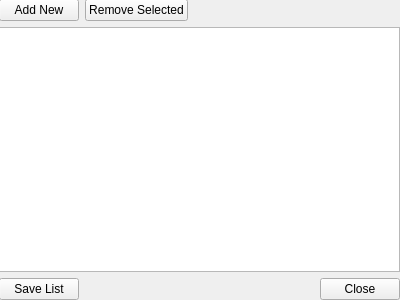
<?xml version="1.0" encoding="UTF-8"?>
<ui version="4.0">
 <class>LogValueView</class>
 <widget class="QWidget" name="LogValueView">
  <property name="geometry">
   <rect>
    <x>0</x>
    <y>0</y>
    <width>400</width>
    <height>300</height>
   </rect>
  </property>
  <property name="windowTitle">
   <string>Form</string>
  </property>
  <widget class="QWidget" name="gridLayoutWidget">
   <property name="geometry">
    <rect>
     <x>-1</x>
     <y>-1</y>
     <width>401</width>
     <height>301</height>
    </rect>
   </property>
   <layout class="QGridLayout" name="gridLayout">
    <property name="sizeConstraint">
     <enum>QLayout::SetMinAndMaxSize</enum>
    </property>
    <item row="2" column="0">
     <layout class="QHBoxLayout" name="horizontalLayout">
      <item>
       <widget class="QPushButton" name="Button_2">
        <property name="text">
         <string>Add New</string>
        </property>
       </widget>
      </item>
      <item>
       <widget class="QPushButton" name="removeButton">
        <property name="text">
         <string>Remove Selected</string>
        </property>
       </widget>
      </item>
      <item>
       <spacer name="horizontalSpacer">
        <property name="orientation">
         <enum>Qt::Horizontal</enum>
        </property>
        <property name="sizeHint" stdset="0">
         <size>
          <width>40</width>
          <height>20</height>
         </size>
        </property>
       </spacer>
      </item>
     </layout>
    </item>
    <item row="3" column="0">
     <widget class="QTableView" name="tableView"/>
    </item>
    <item row="4" column="0">
     <layout class="QHBoxLayout" name="horizontalLayout_2">
      <item>
       <widget class="QPushButton" name="Button">
        <property name="text">
         <string>Save List</string>
        </property>
       </widget>
      </item>
      <item>
       <spacer name="horizontalSpacer_2">
        <property name="orientation">
         <enum>Qt::Horizontal</enum>
        </property>
        <property name="sizeHint" stdset="0">
         <size>
          <width>40</width>
          <height>20</height>
         </size>
        </property>
       </spacer>
      </item>
      <item>
       <widget class="QPushButton" name="closeButton">
        <property name="text">
         <string>Close</string>
        </property>
       </widget>
      </item>
     </layout>
    </item>
   </layout>
  </widget>
 </widget>
 <resources/>
 <connections/>
</ui>
